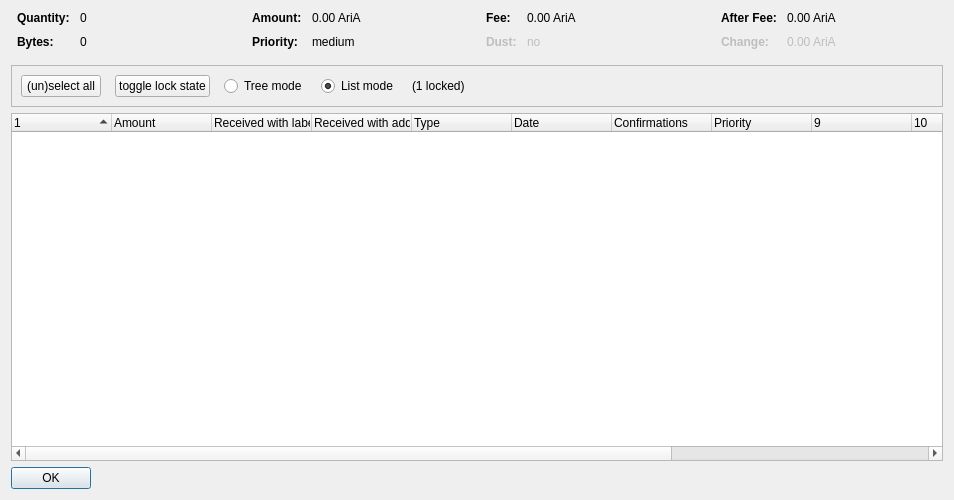
<?xml version="1.0" encoding="UTF-8"?>
<ui version="4.0">
 <class>CoinControlDialog</class>
 <widget class="QDialog" name="CoinControlDialog">
  <property name="geometry">
   <rect>
    <x>0</x>
    <y>0</y>
    <width>954</width>
    <height>500</height>
   </rect>
  </property>
  <property name="windowTitle">
   <string>Coin Selection</string>
  </property>
  <layout class="QVBoxLayout" name="verticalLayout">
   <item>
    <layout class="QHBoxLayout" name="horizontalLayoutTop" stretch="0,0,0,0">
     <property name="topMargin">
      <number>0</number>
     </property>
     <property name="bottomMargin">
      <number>10</number>
     </property>
     <item>
      <layout class="QFormLayout" name="formLayoutCoinControl1">
       <property name="horizontalSpacing">
        <number>10</number>
       </property>
       <property name="verticalSpacing">
        <number>10</number>
       </property>
       <property name="leftMargin">
        <number>6</number>
       </property>
       <property name="rightMargin">
        <number>6</number>
       </property>
       <item row="0" column="0">
        <widget class="QLabel" name="labelCoinControlQuantityText">
         <property name="font">
          <font>
           <weight>75</weight>
           <bold>true</bold>
          </font>
         </property>
         <property name="text">
          <string>Quantity:</string>
         </property>
        </widget>
       </item>
       <item row="0" column="1">
        <widget class="QLabel" name="labelCoinControlQuantity">
         <property name="cursor">
          <cursorShape>IBeamCursor</cursorShape>
         </property>
         <property name="contextMenuPolicy">
          <enum>Qt::ActionsContextMenu</enum>
         </property>
         <property name="text">
          <string notr="true">0</string>
         </property>
         <property name="textInteractionFlags">
          <set>Qt::LinksAccessibleByMouse|Qt::TextSelectableByKeyboard|Qt::TextSelectableByMouse</set>
         </property>
        </widget>
       </item>
       <item row="1" column="0">
        <widget class="QLabel" name="labelCoinControlBytesText">
         <property name="font">
          <font>
           <weight>75</weight>
           <bold>true</bold>
          </font>
         </property>
         <property name="text">
          <string>Bytes:</string>
         </property>
        </widget>
       </item>
       <item row="1" column="1">
        <widget class="QLabel" name="labelCoinControlBytes">
         <property name="cursor">
          <cursorShape>IBeamCursor</cursorShape>
         </property>
         <property name="contextMenuPolicy">
          <enum>Qt::ActionsContextMenu</enum>
         </property>
         <property name="text">
          <string notr="true">0</string>
         </property>
         <property name="textInteractionFlags">
          <set>Qt::LinksAccessibleByMouse|Qt::TextSelectableByKeyboard|Qt::TextSelectableByMouse</set>
         </property>
        </widget>
       </item>
      </layout>
     </item>
     <item>
      <layout class="QFormLayout" name="formLayoutCoinControl2">
       <property name="horizontalSpacing">
        <number>10</number>
       </property>
       <property name="verticalSpacing">
        <number>10</number>
       </property>
       <property name="leftMargin">
        <number>6</number>
       </property>
       <property name="rightMargin">
        <number>6</number>
       </property>
       <item row="0" column="0">
        <widget class="QLabel" name="labelCoinControlAmountText">
         <property name="font">
          <font>
           <weight>75</weight>
           <bold>true</bold>
          </font>
         </property>
         <property name="text">
          <string>Amount:</string>
         </property>
        </widget>
       </item>
       <item row="0" column="1">
        <widget class="QLabel" name="labelCoinControlAmount">
         <property name="cursor">
          <cursorShape>IBeamCursor</cursorShape>
         </property>
         <property name="contextMenuPolicy">
          <enum>Qt::ActionsContextMenu</enum>
         </property>
         <property name="text">
          <string notr="true">0.00 AriA</string>
         </property>
         <property name="textInteractionFlags">
          <set>Qt::LinksAccessibleByMouse|Qt::TextSelectableByKeyboard|Qt::TextSelectableByMouse</set>
         </property>
        </widget>
       </item>
       <item row="1" column="0">
        <widget class="QLabel" name="labelCoinControlPriorityText">
         <property name="font">
          <font>
           <weight>75</weight>
           <bold>true</bold>
          </font>
         </property>
         <property name="text">
          <string>Priority:</string>
         </property>
        </widget>
       </item>
       <item row="1" column="1">
        <widget class="QLabel" name="labelCoinControlPriority">
         <property name="cursor">
          <cursorShape>IBeamCursor</cursorShape>
         </property>
         <property name="contextMenuPolicy">
          <enum>Qt::ActionsContextMenu</enum>
         </property>
         <property name="text">
          <string>medium</string>
         </property>
         <property name="textInteractionFlags">
          <set>Qt::LinksAccessibleByMouse|Qt::TextSelectableByKeyboard|Qt::TextSelectableByMouse</set>
         </property>
        </widget>
       </item>
      </layout>
     </item>
     <item>
      <layout class="QFormLayout" name="formLayoutCoinControl3">
       <property name="horizontalSpacing">
        <number>10</number>
       </property>
       <property name="verticalSpacing">
        <number>10</number>
       </property>
       <property name="leftMargin">
        <number>6</number>
       </property>
       <property name="rightMargin">
        <number>6</number>
       </property>
       <item row="0" column="0">
        <widget class="QLabel" name="labelCoinControlFeeText">
         <property name="font">
          <font>
           <weight>75</weight>
           <bold>true</bold>
          </font>
         </property>
         <property name="text">
          <string>Fee:</string>
         </property>
        </widget>
       </item>
       <item row="0" column="1">
        <widget class="QLabel" name="labelCoinControlFee">
         <property name="cursor">
          <cursorShape>IBeamCursor</cursorShape>
         </property>
         <property name="contextMenuPolicy">
          <enum>Qt::ActionsContextMenu</enum>
         </property>
         <property name="text">
          <string notr="true">0.00 AriA</string>
         </property>
         <property name="textInteractionFlags">
          <set>Qt::LinksAccessibleByMouse|Qt::TextSelectableByKeyboard|Qt::TextSelectableByMouse</set>
         </property>
        </widget>
       </item>
       <item row="1" column="0">
        <widget class="QLabel" name="labelCoinControlLowOutputText">
         <property name="enabled">
          <bool>false</bool>
         </property>
         <property name="font">
          <font>
           <weight>75</weight>
           <bold>true</bold>
          </font>
         </property>
         <property name="text">
          <string>Dust:</string>
         </property>
        </widget>
       </item>
       <item row="1" column="1">
        <widget class="QLabel" name="labelCoinControlLowOutput">
         <property name="enabled">
          <bool>false</bool>
         </property>
         <property name="cursor">
          <cursorShape>IBeamCursor</cursorShape>
         </property>
         <property name="contextMenuPolicy">
          <enum>Qt::ActionsContextMenu</enum>
         </property>
         <property name="text">
          <string>no</string>
         </property>
         <property name="textInteractionFlags">
          <set>Qt::LinksAccessibleByMouse|Qt::TextSelectableByKeyboard|Qt::TextSelectableByMouse</set>
         </property>
        </widget>
       </item>
      </layout>
     </item>
     <item>
      <layout class="QFormLayout" name="formLayoutCoinControl4">
       <property name="horizontalSpacing">
        <number>10</number>
       </property>
       <property name="verticalSpacing">
        <number>10</number>
       </property>
       <property name="leftMargin">
        <number>6</number>
       </property>
       <property name="rightMargin">
        <number>6</number>
       </property>
       <item row="0" column="0">
        <widget class="QLabel" name="labelCoinControlAfterFeeText">
         <property name="font">
          <font>
           <weight>75</weight>
           <bold>true</bold>
          </font>
         </property>
         <property name="text">
          <string>After Fee:</string>
         </property>
        </widget>
       </item>
       <item row="0" column="1">
        <widget class="QLabel" name="labelCoinControlAfterFee">
         <property name="cursor">
          <cursorShape>IBeamCursor</cursorShape>
         </property>
         <property name="contextMenuPolicy">
          <enum>Qt::ActionsContextMenu</enum>
         </property>
         <property name="text">
          <string notr="true">0.00 AriA</string>
         </property>
         <property name="textInteractionFlags">
          <set>Qt::LinksAccessibleByMouse|Qt::TextSelectableByKeyboard|Qt::TextSelectableByMouse</set>
         </property>
        </widget>
       </item>
       <item row="1" column="0">
        <widget class="QLabel" name="labelCoinControlChangeText">
         <property name="enabled">
          <bool>false</bool>
         </property>
         <property name="font">
          <font>
           <weight>75</weight>
           <bold>true</bold>
          </font>
         </property>
         <property name="text">
          <string>Change:</string>
         </property>
        </widget>
       </item>
       <item row="1" column="1">
        <widget class="QLabel" name="labelCoinControlChange">
         <property name="enabled">
          <bool>false</bool>
         </property>
         <property name="cursor">
          <cursorShape>IBeamCursor</cursorShape>
         </property>
         <property name="contextMenuPolicy">
          <enum>Qt::ActionsContextMenu</enum>
         </property>
         <property name="text">
          <string notr="true">0.00 AriA</string>
         </property>
         <property name="textInteractionFlags">
          <set>Qt::LinksAccessibleByMouse|Qt::TextSelectableByKeyboard|Qt::TextSelectableByMouse</set>
         </property>
        </widget>
       </item>
      </layout>
     </item>
    </layout>
   </item>
   <item>
    <widget class="QFrame" name="frame">
     <property name="minimumSize">
      <size>
       <width>0</width>
       <height>40</height>
      </size>
     </property>
     <property name="frameShape">
      <enum>QFrame::StyledPanel</enum>
     </property>
     <property name="frameShadow">
      <enum>QFrame::Sunken</enum>
     </property>
     <layout class="QHBoxLayout" name="horizontalLayout">
      <item>
       <layout class="QHBoxLayout" name="horizontalLayoutPanel" stretch="0,0,0,0,0,0">
        <property name="spacing">
         <number>14</number>
        </property>
        <item>
         <widget class="QPushButton" name="pushButtonSelectAll">
          <property name="sizePolicy">
           <sizepolicy hsizetype="Maximum" vsizetype="Fixed">
            <horstretch>0</horstretch>
            <verstretch>0</verstretch>
           </sizepolicy>
          </property>
          <property name="text">
           <string>(un)select all</string>
          </property>
          <property name="autoDefault">
           <bool>false</bool>
          </property>
         </widget>
        </item>
        <item>
         <widget class="QPushButton" name="pushButtonToggleLock">
          <property name="sizePolicy">
           <sizepolicy hsizetype="Maximum" vsizetype="Fixed">
            <horstretch>0</horstretch>
            <verstretch>0</verstretch>
           </sizepolicy>
          </property>
          <property name="text">
           <string>toggle lock state</string>
          </property>
          <property name="autoDefault">
           <bool>false</bool>
          </property>
         </widget>
        </item>
        <item>
         <widget class="QRadioButton" name="radioTreeMode">
          <property name="sizePolicy">
           <sizepolicy hsizetype="Maximum" vsizetype="Fixed">
            <horstretch>0</horstretch>
            <verstretch>0</verstretch>
           </sizepolicy>
          </property>
          <property name="text">
           <string>Tree mode</string>
          </property>
         </widget>
        </item>
        <item>
         <widget class="QRadioButton" name="radioListMode">
          <property name="sizePolicy">
           <sizepolicy hsizetype="Maximum" vsizetype="Fixed">
            <horstretch>0</horstretch>
            <verstretch>0</verstretch>
           </sizepolicy>
          </property>
          <property name="text">
           <string>List mode</string>
          </property>
          <property name="checked">
           <bool>true</bool>
          </property>
         </widget>
        </item>
        <item>
         <widget class="QLabel" name="labelLocked">
          <property name="text">
           <string>(1 locked)</string>
          </property>
         </widget>
        </item>
        <item>
         <spacer name="horizontalSpacer">
          <property name="orientation">
           <enum>Qt::Horizontal</enum>
          </property>
          <property name="sizeHint" stdset="0">
           <size>
            <width>40</width>
            <height>20</height>
           </size>
          </property>
         </spacer>
        </item>
       </layout>
      </item>
     </layout>
    </widget>
   </item>
   <item>
    <widget class="CoinControlTreeWidget" name="treeWidget">
     <property name="contextMenuPolicy">
      <enum>Qt::CustomContextMenu</enum>
     </property>
     <property name="sortingEnabled">
      <bool>false</bool>
     </property>
     <property name="columnCount">
      <number>13</number>
     </property>
     <attribute name="headerShowSortIndicator" stdset="0">
      <bool>true</bool>
     </attribute>
     <attribute name="headerStretchLastSection">
      <bool>false</bool>
     </attribute>
     <column>
      <property name="text">
       <string/>
      </property>
     </column>
     <column>
      <property name="text">
       <string>Amount</string>
      </property>
     </column>
     <column>
      <property name="text">
       <string>Received with label</string>
      </property>
     </column>
     <column>
      <property name="text">
       <string>Received with address</string>
      </property>
     </column>
     <column>
      <property name="text">
	  <string>Type</string>
      </property>
     </column>
     <column>
      <property name="text">
       <string>Date</string>
      </property>
     </column>
     <column>
      <property name="text">
       <string>Confirmations</string>
      </property>
      <property name="toolTip">
       <string>Confirmed</string>
      </property>
     </column>
     <column>
      <property name="text">
       <string>Priority</string>
      </property>
     </column>
     <column>
      <property name="text">
       <string/>
      </property>
     </column>
     <column>
      <property name="text">
       <string/>
      </property>
     </column>
     <column>
      <property name="text">
       <string/>
      </property>
     </column>
     <column>
      <property name="text">
       <string/>
      </property>
     </column>
     <column>
      <property name="text">
       <string/>
      </property>
     </column>
    </widget>
   </item>
   <item>
    <widget class="QDialogButtonBox" name="buttonBox">
     <property name="sizePolicy">
      <sizepolicy hsizetype="Maximum" vsizetype="Fixed">
       <horstretch>0</horstretch>
       <verstretch>0</verstretch>
      </sizepolicy>
     </property>
     <property name="orientation">
      <enum>Qt::Horizontal</enum>
     </property>
     <property name="standardButtons">
      <set>QDialogButtonBox::Ok</set>
     </property>
    </widget>
   </item>
  </layout>
 </widget>
 <customwidgets>
  <customwidget>
   <class>CoinControlTreeWidget</class>
   <extends>QTreeWidget</extends>
   <header>coincontroltreewidget.h</header>
  </customwidget>
 </customwidgets>
 <resources/>
 <connections/>
</ui>
